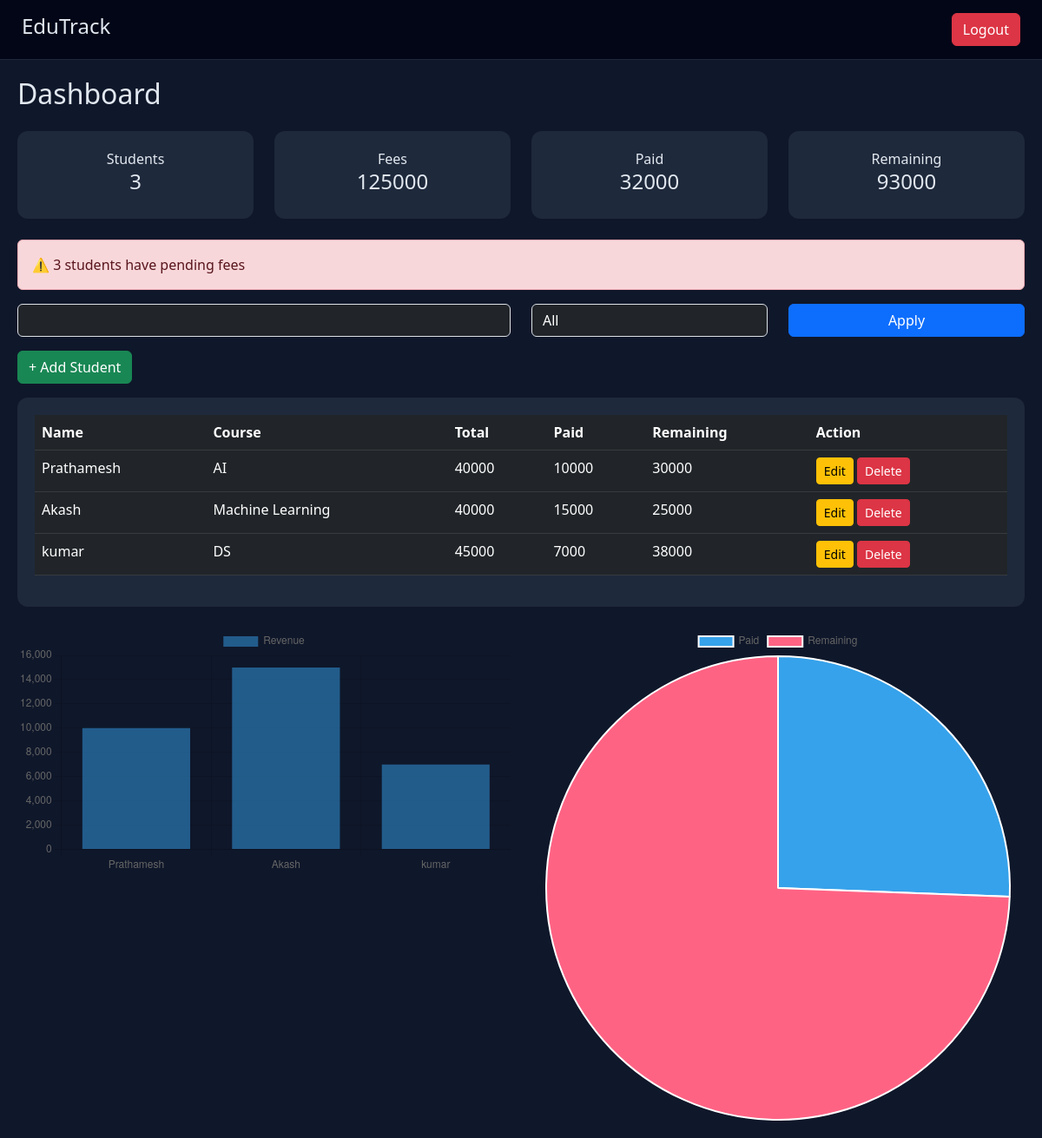
The app's page /dashboard (signed in) with its own data.
### tables this page shows
CREATE TABLE students (id INTEGER PRIMARY KEY, name TEXT, course TEXT, fees INTEGER, paid INTEGER DEFAULT 0);

### app.py (the view)
@app.route("/dashboard", methods=["GET", "POST"])
def dashboard():
    if "user" not in session:
        return redirect("/login")
    conn = connect_db()
    search = request.form.get("search", "")
    filter_type = request.form.get("filter", "all")
    query = "SELECT * FROM students WHERE 1=1"
    params = []
    if search:
        query += " AND (name LIKE ? OR course LIKE ?)"
        params.extend([f"%{search}%", f"%{search}%"])
    if filter_type == "paid":
        query += " AND paid >= fees"
    elif filter_type == "pending":
        query += " AND paid < fees"
    data = conn.execute(query, params).fetchall()
    total_students = len(data)
    total_fees = sum([row[3] for row in data]) if data else 0
    total_paid = sum([row[4] for row in data]) if data else 0
    total_remaining = total_fees - total_paid
    pending_count = len([row for row in data if row[4] < row[3]])
    names = [row[1] for row in data]
    paid = [row[4] for row in data]
    return render_template(
        "dashboard.html",
        data=data,
        total_students=total_students,
        total_fees=total_fees,
        total_paid=total_paid,
        total_remaining=total_remaining,
        pending_count=pending_count,
        names=names,
        paid=paid,
        search_query=search,
        filter_type=filter_type
    )

### app.py (called while the page is built)
def connect_db():
    return sqlite3.connect("database.db")

### templates/dashboard.html (shortened to what this page needs)
<!DOCTYPE html>
<html>
<head>
<link href="https://cdn.jsdelivr.net/npm/bootstrap@5.3.0/dist/css/bootstrap.min.css" rel="stylesheet">
</head>
<body>
<div class="topbar">
    <h4>EduTrack</h4>
    <a href="/logout" class="btn btn-danger">Logout</a>
</div>
<div class="main">
<h2 class="mb-4">Dashboard</h2>
<div class="row mb-4">
<div class="col-md-3"><div class="card-box">Students<br><h4>{{total_students}}</h4></div></div>
<div class="col-md-3"><div class="card-box">Fees<br><h4>{{total_fees}}</h4></div></div>
<div class="col-md-3"><div class="card-box">Paid<br><h4>{{total_paid}}</h4></div></div>
<div class="col-md-3"><div class="card-box">Remaining<br><h4>{{total_remaining}}</h4></div></div>
</div>
{% if pending_count > 0 %}
<div class="alert alert-danger">
⚠️ {{pending_count}} students have pending fees
</div>
{% endif %}
<form method="POST" class="row mb-3">
<div class="col-md-6">
<input type="text" name="search" value="{{search_query}}" class="form-control bg-dark text-white">
</div>
<div class="col-md-3">
<select name="filter" class="form-control bg-dark text-white">
<option value="all">All</option>
</select>
</div>
<div class="col-md-3">
<button class="btn btn-primary w-100">Apply</button>
</div>
</form>
<a href="/add" class="btn btn-success mb-3">+ Add Student</a>
<div class="table-container mb-4">
<table class="table table-dark table-hover">
<tr>
<th>Name</th>
<th>Course</th>
<th>Total</th>
<th>Paid</th>
<th>Remaining</th>
<th>Action</th>
</tr>
{% for row in data %}
<tr>
<td>{{row[1]}}</td>
<td>{{row[2]}}</td>
<td>{{row[3]}}</td>
<td>{{row[4]}}</td>
<td>{{row[3]-row[4]}}</td>
<td>
<a href="/edit/{{row[0]}}" class="btn btn-warning btn-sm">Edit</a>
<a href="/delete/{{row[0]}}" class="btn btn-danger btn-sm">Delete</a>
</td>
</tr>
{% endfor %}
</table>
</div>
<div class="row">
<div class="col-md-6"><canvas id="barChart"></canvas></div>
<div class="col-md-6"><canvas id="pieChart"></canvas></div>
</div>
</div>
<script>
const names = JSON.parse('{{ names|tojson|safe }}');
const paid = JSON.parse('{{ paid|tojson|safe }}');
new Chart(document.getElementById('barChart'), {
    type:'bar',
    data:{ labels:names, datasets:[{label:'Revenue', data:paid}] }
});
new Chart(document.getElementById('pieChart'), {
    type:'pie',
    data:{
        labels:['Paid','Remaining'],
        datasets:[{ data:[{{total_paid}},{{total_remaining}}] }]
    }
});
</script>
</body>
</html>

### templates/dashboard.html (style rules this page uses)
body { background:#0f172a; color:#e2e8f0; font-family:'Segoe UI',sans-serif; }
.topbar { display:flex; justify-content:space-between; align-items:center; padding:15px 25px; background:#020617; border-bottom:1px solid #1e293b; }
.main { padding:20px; }
.card-box { background:#1e293b; padding:20px; border-radius:12px; text-align:center; }
.table-container { background:#1e293b; padding:20px; border-radius:12px; }

### records on screen
students: name "Prathamesh", course "AI", fees "40000", paid "10000", row[3]-row[4] "30000"
students: name "Akash", course "Machine Learning", fees "40000", paid "15000", row[3]-row[4] "25000"
students: name "kumar", course "DS", fees "45000", paid "7000", row[3]-row[4] "38000"

### other values on screen
{{ total_students }} "3"
{{ total_fees }} "125000"
{{ total_paid }} "32000"
{{ total_remaining }} "93000"
{{ pending_count }} "3"
chart data {{ names|tojson|safe }} ["Prathamesh", "Akash", "kumar"]
chart data {{ paid|tojson|safe }} [10000, 15000, 7000]
chart data {{ total_paid }} 32000
chart data {{ total_remaining }} 93000
